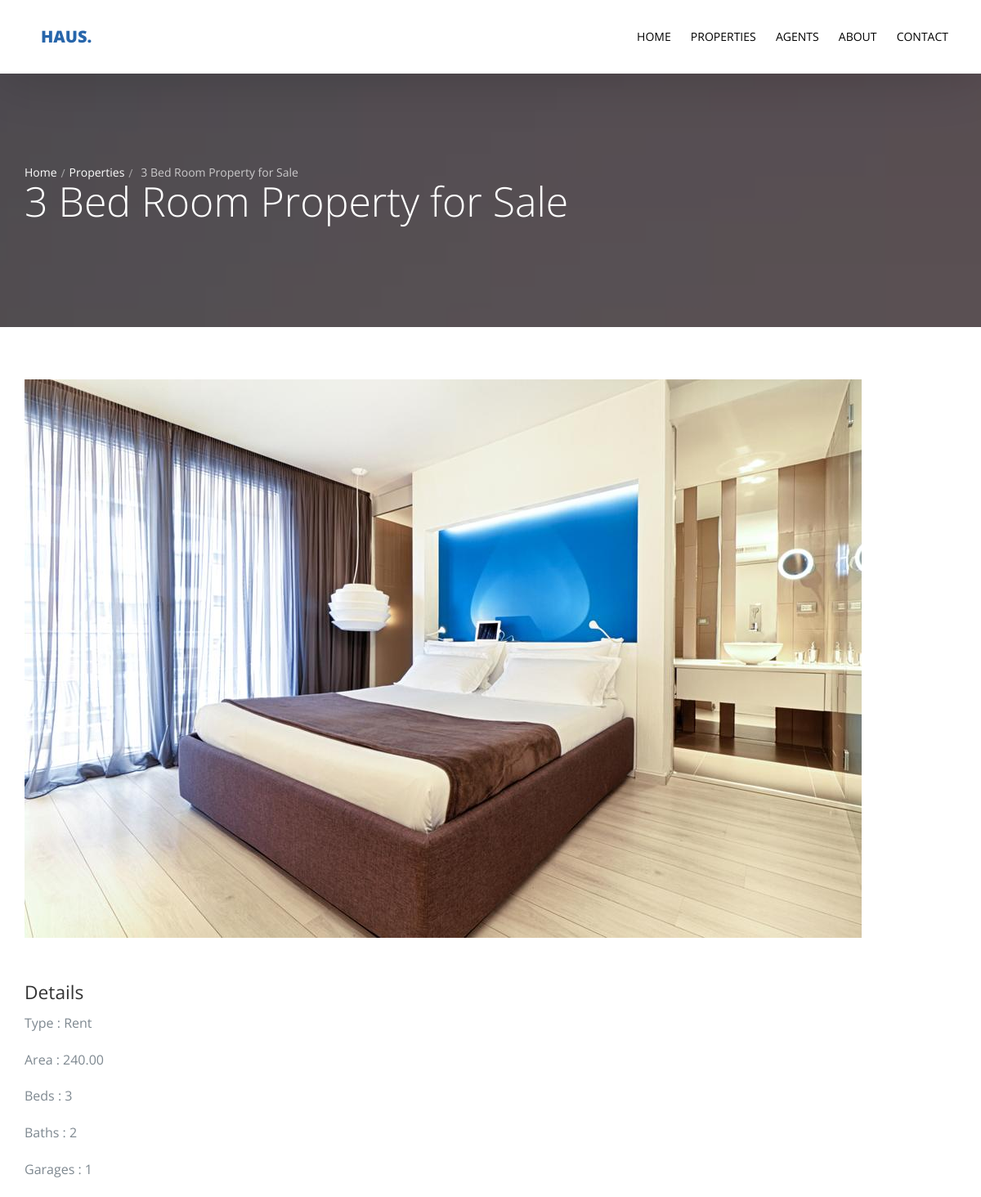
The page /property/1/ (upper part) on the database as committed earlier.
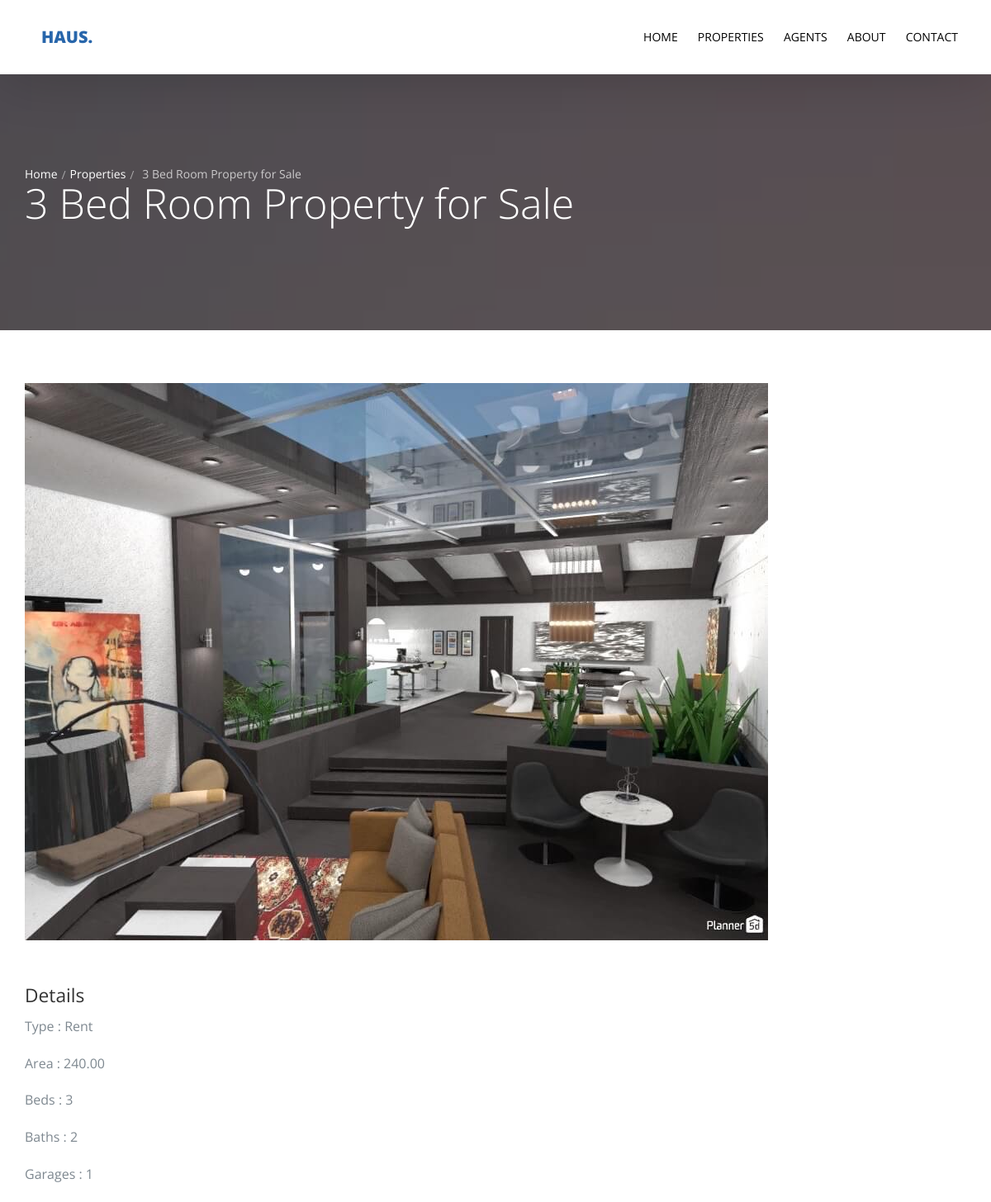
The same page on the database as committed later.
### property/models.py (models this page shows)
class Property(models.Model):
    name = models.CharField(max_length=50)
    property_type = models.CharField(choices=property_type, max_length=10)
    price = models.PositiveIntegerField()
    category = models.ForeignKey('Category', on_delete=models.SET_NULL, null=True)
    area = models.DecimalField(decimal_places=2, max_digits=8)
    beds_number = models.PositiveIntegerField()
    baths_number = models.PositiveIntegerField()
    garages_number = models.PositiveIntegerField()
    image = models.ImageField(upload_to='property/', null=True, blank=True)
    location = models.CharField(max_length=50, null=True)
    class Meta:
        verbose_name = 'Property'
        verbose_name_plural = 'Properties'
    def __str__(self):
        return self.name

### property/views.py (the view)
# urls.py: path('<int:pk>/', views.property_detail, name='property_detail'),
def property_detail(request, pk):
    property_detail = Property.objects.get(id=pk)
    template = 'property/detail.html'
    if request.method == 'POST':
        reserve_form = ReserveForm(request.POST)
        if reserve_form.is_valid():
            reserve_form.save()
    else:
        reserve_form = ReserveForm()
    context = {
        'property_detail': property_detail,
        'reserve_form': reserve_form
    }
    return render(request, template, context)

### property/templates/property/detail.html (shortened to what this page needs)
{% extends 'base.html' %}
{% load bootstrap4 %}
{% block body %}
  <section class="probootstrap-slider flexslider2 page-inner">
    <div class="overlay"></div>
    <div class="probootstrap-wrap-banner">
      <div class="container">
        <div class="row">
          <div class="col-md-8">
           <div class="page-title probootstrap-animate">
              <div class="probootstrap-breadcrumbs">
                  <a href="/">Home</a><span><a href="{% url 'property:property_list' %}" >Properties</a></span>{{property_detail}}
              </div>
              <h1>{{property_detail}}</h1>
            </div>
          </div>
        </div>
      </div>
    </div>
    <ul class="slides">
      <li style="background-image: url(img/slider_1.jpg);"></li>
    </ul>
  </section>
  <section class="probootstrap-section">
    <div class="container">
      <div class="row">
        <div class="col-md-12">
          <p><img src="{{property_detail.image.url}}" class="img-responsive" alt="Free Bootstrap Template by uicookies.com"></p>
        </div>
      </div>
      <div class="row">
        <div class="col-md-12">
          <h2>Details</h2>
          <p>Type : {{property_detail.property_type}}</p>
          <p>Area : {{property_detail.area}}</p>
          <p>Beds : {{property_detail.beds_number}}</p>
          <p>Baths : {{property_detail.baths_number}}</p>
          <p>Garages : {{property_detail.garages_number}}</p>
        </div>
      </div>
    </div>
  </section>
{% endblock %}

Rows that differ between the two databases and show on the page:
changed Property "3 Bed Room Property for Sale": image: a different picture
